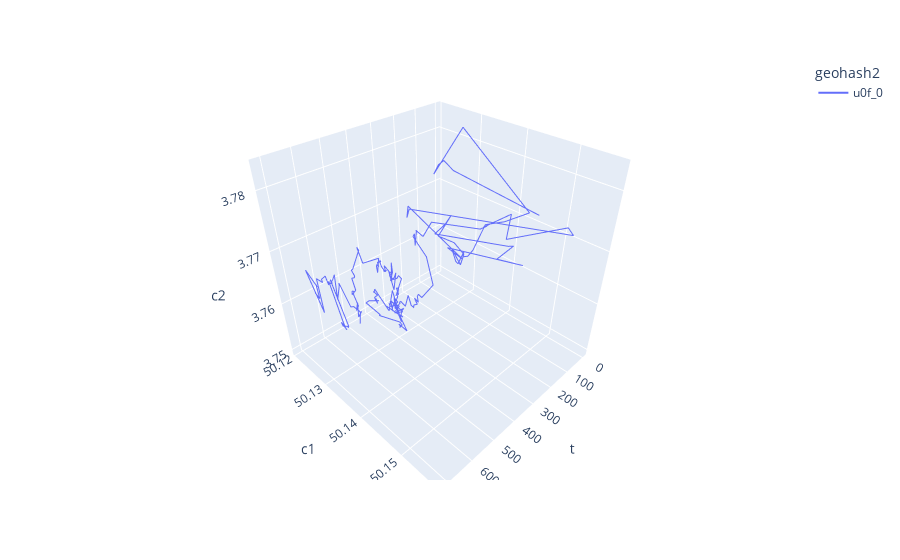

Write notebook code for a chart like this one.
### Code cell
px.line_3d(df[df.tid == 1], x="t", y="c1", z="c2", color="geohash2")

### Figure 1 — Plotly figure (JSON) as saved in the notebook; plotly's stock layout.template omitted (floating-point values rounded to 4 significant figures; data arrays with more than 128 entries replaced by an {"elided": "..."} marker saying what was removed)
{"data": [{"hovertemplate": "geohash2=u0f_0<br>t=%{x}<br>c1=%{y}<br>c2=%{z}<extra></extra>", "legendgroup": "u0f_0", "line": {"color": "#636efa", "dash": "solid"}, "marker": {"symbol": "circle"}, "mode": "lines", "name": "u0f_0", "scene": "scene", "showlegend": true, "type": "scatter3d", "x": {"elided": "207 int values"}, "y": {"elided": "207 float values"}, "z": {"elided": "207 float values"}}], "layout": {"legend": {"title": {"text": "geohash2"}, "tracegroupgap": 0}, "margin": {"t": 60}, "scene": {"domain": {"x": [0, 1], "y": [0, 1]}, "xaxis": {"title": {"text": "t"}}, "yaxis": {"title": {"text": "c1"}}, "zaxis": {"title": {"text": "c2"}}}}}
